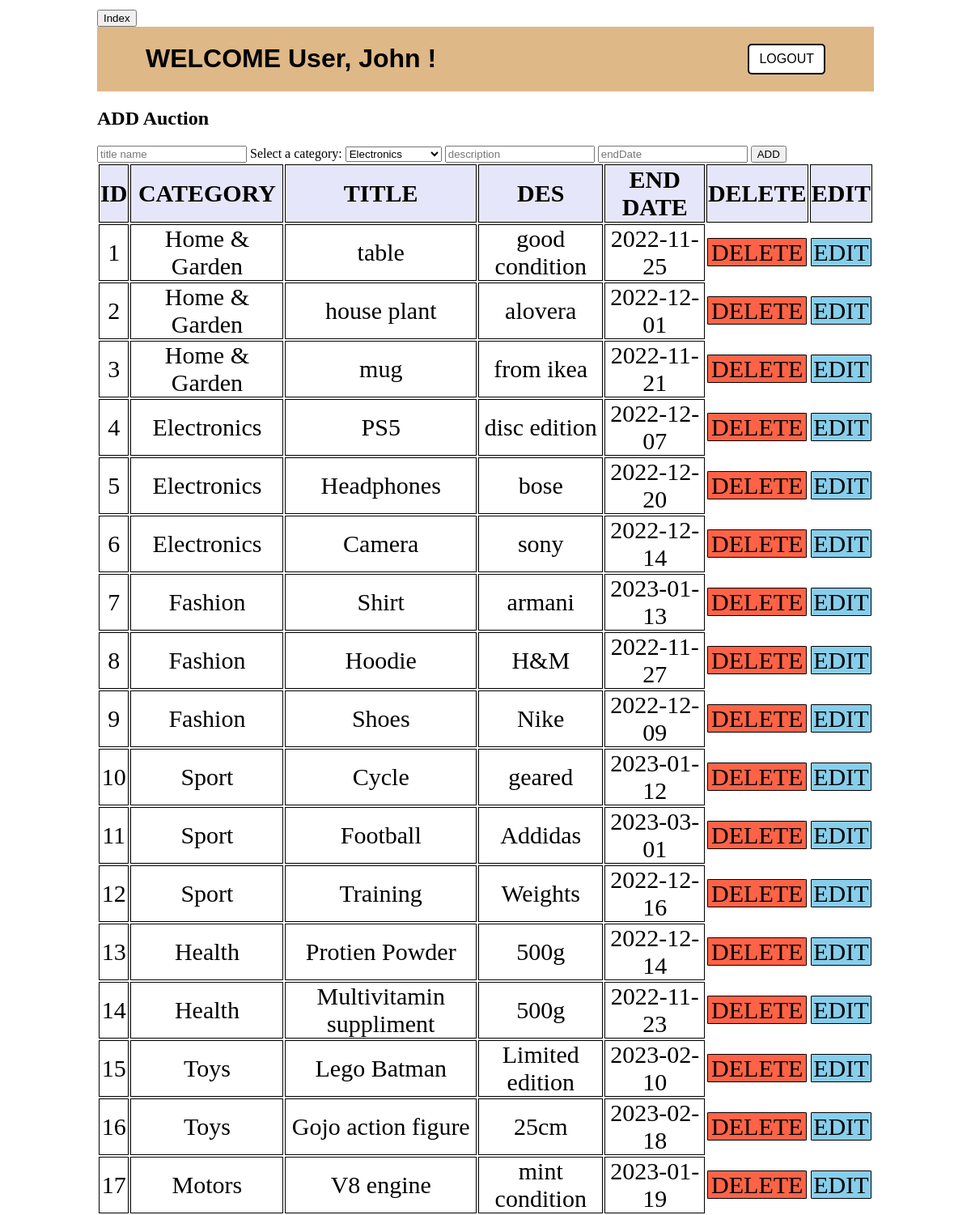
Page /addAuction.php (signed in) on the committed database.
### tables this page shows
CREATE TABLE `auctions` (
  `auction_id` int(11) NOT NULL AUTO_INCREMENT,
  `category_id` int(11) NOT NULL,
  `title` varchar(45) NOT NULL,
  `description` varchar(45) NOT NULL,
  `endDate` date DEFAULT NULL,
  PRIMARY KEY (`auction_id`)
);

CREATE TABLE `categories` (
  `category_id` int(11) NOT NULL AUTO_INCREMENT,
  `category_name` varchar(45) NOT NULL,
  `description` varchar(45) DEFAULT NULL,
  PRIMARY KEY (`category_id`),
  UNIQUE KEY `category_name_UNIQUE` (`category_name`)
);

### public/addAuction.php (the view, shortened to what this page needs)
<?php
require_once("theconnection.php");
?>
<!DOCTYPE html>
<html lang="en">
<head>
    <form action="index.php" method="post">
        <input type='submit' name='submit' value='Index' />
    </form>
</head>
<body>
    <div class="header">
        <h1>WELCOME User, <?php echo $_SESSION['UserUsername']; ?> !</h1>
        <form action="" method="post">
            <button type="submit" name="Logout" id="Logout">LOGOUT</button>
        </form>
    </div>
    <div class="addauctions-form">
        <h2>ADD Auction</h2>
        <form method="POST">
            <input type="text" name="title" required placeholder="title name">
            <label for="category">Select a category:</label>
            <select name="dropdown" id="dropdown">
                <?php
                $smt = $Conn->prepare('SELECT category_name, category_id FROM categories;');
                $smt->execute();
                $categories = $smt->fetchAll();
                $existingCategories = array();
                foreach ($categories as $category) {
                    if (!in_array($category['category_name'], $existingCategories)) {
                        echo "<option value='" . $category['category_id'] . "'>" . $category['category_name'] . "</option>";
                        $existingCategories[] = $category['category_name'];
                    }
                }
                ?>
            </select>
            <input type="text" name="description" required placeholder="description">
            <input type="text" name="endDate" required placeholder="endDate">
            <input type="submit" name="addauction" value="ADD">
        </form>
    </div>
    <table>
        <thead>
            <tr>
                <th class='grid-box heading'> ID </th>
                <th class='grid-box heading'> CATEGORY </th>
                <th class='grid-box heading'> TITLE </th>
                <th class='grid-box heading'> DES</th>
                <th class='grid-box heading'> END DATE </th>
                <th class='grid-box heading'> DELETE </th>
                <th class='grid-box heading'> EDIT </th>
            </tr>
        </thead>
        <?php
        $smt = $Conn->prepare('SELECT a.*,c.category_name FROM auctions as a, categories as c where a.category_id=c.category_id');
        $smt->execute();
        while ($phrase = $smt->fetch()) {
            echo "<tr>";
            echo "<td class='grid-box'>" . $phrase['auction_id'] . "</td>";
            echo "<td class='grid-box'>" . $phrase['category_name'] . "</td>";
            echo "<td class='grid-box'>" . $phrase['title'] . "</td>";
            echo "<td class='grid-box'>" . $phrase['description'] . "</td>";
            echo "<td class='grid-box'>" . $phrase['endDate'] . "</td>";
            echo '<td style="margin:20px"><a class="btn delete" href="deleteAuction.php?cid=' . $phrase["auction_id"] . '">DELETE</a></td>';
            echo '<td><a class="btn edit" href="editAuction.php?cid=' . $phrase["auction_id"] . '">EDIT</a></td>';
            echo '</tr>';
        }
        ?>
</body>
</html>

### public/addAuction.php (style rules this page uses)
body { margin: 0; padding-inline: 10%; padding-top: 1%; }
div.header { font-family: Arial, Helvetica, sans-serif; display: flex; justify-content: space-between; align-items: center; padding: 0px 60px; background-color: burlywood; text-transform: capitalize; }
div.header button { background-color: white; font-size: 16px; font-weight: 500; padding: 8px 12px; border: 2px solid black; border-radius: 5px; }
.grid-box { border: 1px solid black; }
table { width: 100%; }
.heading { background-color: lavender; text-align: center; }
td { padding: 0; text-align: center; }
tr { font-size: 30px; }
.edit { background-color: skyblue; }
.delete { background-color: tomato; }
.btn { text-decoration: none; color: black; border: 1px solid black; padding-inline: 3%; border-radius: 3%; }

### rows in the picture
auctions: auction_id "1", categories.category_name "Home & Garden", title "table", description "good condition", endDate "2022-11-25"
auctions: auction_id "2", categories.category_name "Home & Garden", title "house plant", description "alovera", endDate "2022-12-01"
auctions: auction_id "3", categories.category_name "Home & Garden", title "mug", description "from ikea", endDate "2022-11-21"
auctions: auction_id "4", categories.category_name "Electronics", title "PS5", description "disc edition", endDate "2022-12-07"
auctions: auction_id "5", categories.category_name "Electronics", title "Headphones", description "bose", endDate "2022-12-20"
auctions: auction_id "6", categories.category_name "Electronics", title "Camera", description "sony", endDate "2022-12-14"
auctions: auction_id "7", categories.category_name "Fashion", title "Shirt", description "armani", endDate "2023-01-13"
auctions: auction_id "8", categories.category_name "Fashion", title "Hoodie", description "H&M", endDate "2022-11-27"
auctions: auction_id "9", categories.category_name "Fashion", title "Shoes", description "Nike", endDate "2022-12-09"
auctions: auction_id "10", categories.category_name "Sport", title "Cycle", description "geared", endDate "2023-01-12"
auctions: auction_id "11", categories.category_name "Sport", title "Football", description "Addidas", endDate "2023-03-01"
auctions: auction_id "12", categories.category_name "Sport", title "Training", description "Weights", endDate "2022-12-16"
auctions: auction_id "13", categories.category_name "Health", title "Protien Powder", description "500g", endDate "2022-12-14"
auctions: auction_id "14", categories.category_name "Health", title "Multivitamin suppliment", description "500g", endDate "2022-11-23"
auctions: auction_id "15", categories.category_name "Toys", title "Lego Batman", description "Limited edition", endDate "2023-02-10"
auctions: auction_id "16", categories.category_name "Toys", title "Gojo action figure", description "25cm", endDate "2023-02-18"
auctions: auction_id "17", categories.category_name "Motors", title "V8 engine", description "mint condition", endDate "2023-01-19"

### other values in the picture
$_SESSION['UserUsername'] "John"
form field dropdown "Electronics"
